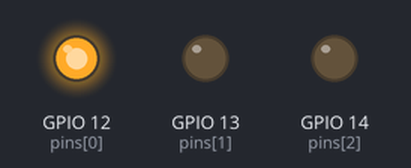
This sketch was run on a simulated ESP32. Parts: output pins drawn as LEDs (lit = HIGH).

Above: at 0.7 s.
At 2.2 s:
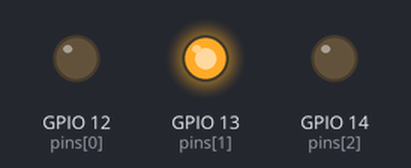
At 3.7 s:
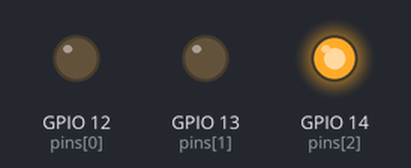
At 5.2 s:
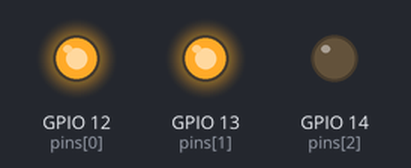
At 6.7 s:
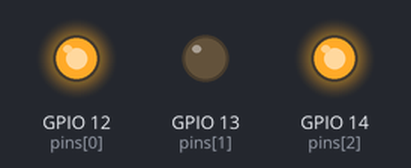
Timing chart, 0 to 9.8 s (numbered marks = the images above):
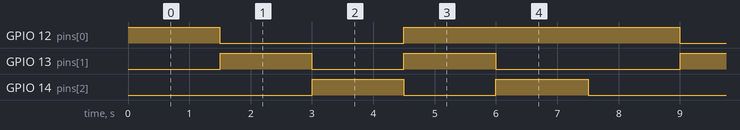

Measured:
- by itself, GPIO 12 (pins[0]): repeats every 7.5 s: LOW 3.0 s, HIGH 4.5 s
- by itself, GPIO 13 (pins[1]), GPIO 14 (pins[2]): repeats every 7.5 s: LOW 1.5 s, HIGH 1.5 s, LOW 3.0 s, HIGH 1.5 s
- by itself, everything shown: repeats every 7.5 s, in 5 steps

The sketch:

main.ino
```cpp
const int pins[] = {12, 13, 14}; // D12, D13, D14 on ESP32

//{R,G,B}
const int colors[][3] = {
    {1, 0, 0},  // Red
    {0, 1, 0},  // Green
    {0, 0, 1},  // Blue
    {1, 1, 0},  // Yellow
    {1, 0, 1}   // Purple
};

void setup() {
    for (int i = 0; i < 3; ++i) {
        pinMode(pins[i], OUTPUT);
    }
}

void loop() {
    for (int i = 0; i < 5; ++i) {
        for (int j = 0; j < 3; ++j) {
            digitalWrite(pins[j], colors[i][j]);
        }
        delay(1500); // delay 1.5 second
    }
}
```
